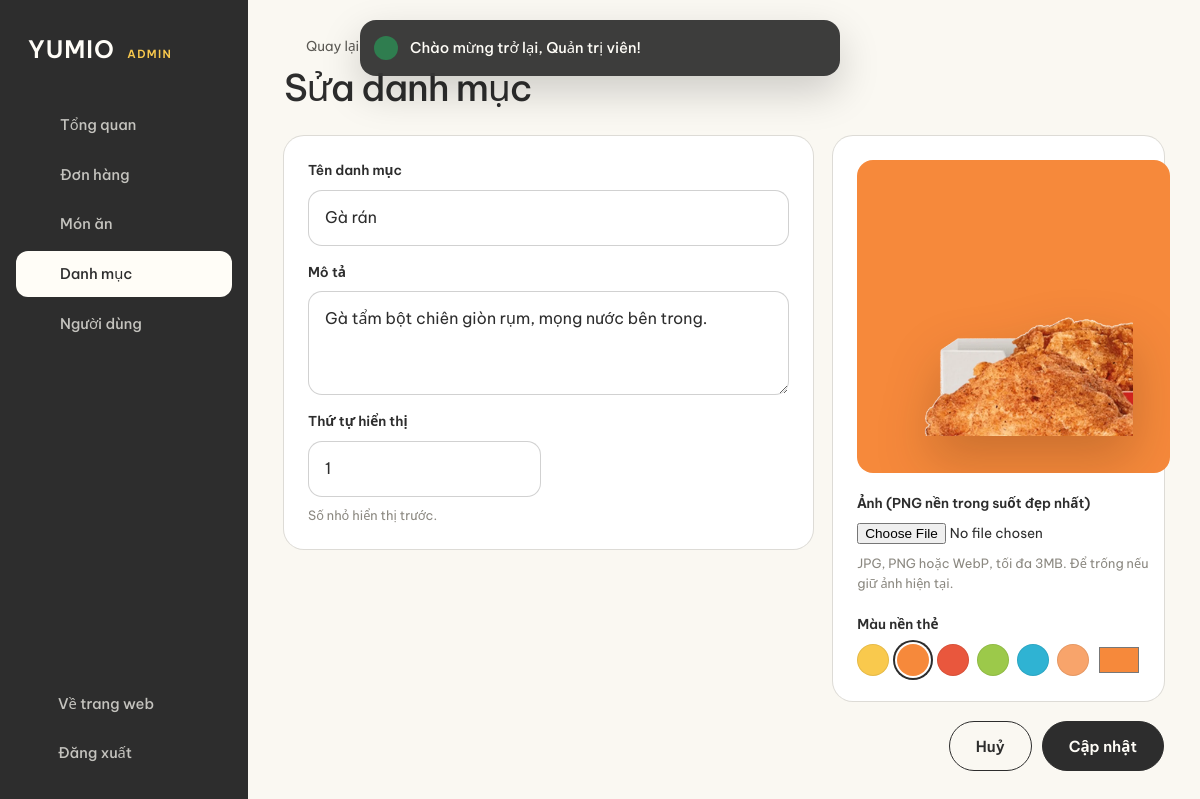
Screenshot of /admin/categories/1/edit (signed in) with the database file from the repository.
### tables this page shows
CREATE TABLE categories (
    id          INT UNSIGNED AUTO_INCREMENT PRIMARY KEY,
    name        VARCHAR(100) NOT NULL,
    slug        VARCHAR(120) NOT NULL UNIQUE,
    description TEXT NULL,
    image       VARCHAR(255) NULL COMMENT 'Đường dẫn tính từ public/',
    color       CHAR(7) NOT NULL DEFAULT '#f9c94d' COMMENT 'Màu nền thẻ danh mục',
    sort_order  INT NOT NULL DEFAULT 0,
    created_at  TIMESTAMP NOT NULL DEFAULT CURRENT_TIMESTAMP
);

### app/Core/Controller.php (called while the page is built, shortened)
<?php
abstract class Controller
{
    protected function view(string $view, array $data = [], ?string $layout = 'main'): void
    {
        View::render($view, $data, $layout);
    }
}

### app/Controllers/Admin/CategoryController.php (called while the page is built, shortened)
<?php
class CategoryController extends Controller
{
    public function edit(string $id): void
    {
        $item = Category::find((int) $id) ?? $this->notFound();
        $this->view('admin/category/edit', ['title' => 'Sửa danh mục', 'item' => $item], 'admin');
    }
}

### public/index.php (called while the page is built, shortened)
<?php
require BASE_PATH . '/app/bootstrap.php';
$router = new App\Core\Router();
$router->dispatch($_SERVER['REQUEST_METHOD'], $_SERVER['REQUEST_URI']);

### app/bootstrap.php (called while the page is built, shortened)
<?php
spl_autoload_register(function (string $class): void {
    $prefix = 'App\\';
    $file = BASE_PATH . '/app/' . str_replace('\\', '/', substr($class, strlen($prefix))) . '.php';
});
require BASE_PATH . '/app/Helpers/functions.php';

### config/database.php (called while the page is built)
<?php
return [
    'host'     => getenv('DB_HOST') ?: '127.0.0.1',
    'port'     => (int) (getenv('DB_PORT') ?: 3306),
    'database' => getenv('DB_DATABASE') ?: 'yumio',
    'username' => getenv('DB_USERNAME') ?: 'root',
    'password' => getenv('DB_PASSWORD') ?: '',
    'charset'  => 'utf8mb4',
];

### app/Core/Database.php (called while the page is built, shortened)
<?php
class Database
{
    private static ?PDO $connection = null;
    public static function connection(): PDO
    {
        if (self::$connection === null) {
            $db = config('database');
            $dsn = "mysql:host={$db['host']};port={$db['port']};dbname={$db['database']};charset={$db['charset']}";
            self::$connection = new PDO($dsn, $db['username'], $db['password'], [
                PDO::ATTR_ERRMODE            => PDO::ERRMODE_EXCEPTION,
                PDO::ATTR_DEFAULT_FETCH_MODE => PDO::FETCH_ASSOC,
                PDO::ATTR_EMULATE_PREPARES   => false,
            ]);
        }
        return self::$connection;
    }
}

### app/Core/Model.php (called while the page is built, shortened)
<?php
abstract class Model
{
    protected static string $table;
    protected static string $primaryKey = 'id';
    protected static function db(): PDO
    {
        return Database::connection();
    }
    public static function find(int $id): ?array
    {
        $stmt = static::db()->prepare('SELECT * FROM ' . static::$table . ' WHERE ' . static::$primaryKey . ' = ?');
        $stmt->execute([$id]);
        return $stmt->fetch() ?: null;
    }
}

### app/Views/partials/field.php (the view, shortened to what this page needs)
<?php
$f += ['type' => 'text', 'value' => '', 'attrs' => '', 'hint' => '', 'full' => false];
$fieldId = 'f-' . $f['name'];
$fieldError = error($f['name']);
?>
<div class="field <?= $f['full'] ? 'field--full' : '' ?> <?= $fieldError ? 'has-error' : '' ?>">
    <label for="<?= $fieldId ?>"><?= e($f['label']) ?></label>
    <?php if ($f['type'] === 'textarea'): ?>
        <textarea id="<?= $fieldId ?>" name="<?= $f['name'] ?>" <?= $f['attrs'] ?>><?= e(old($f['name'], $f['value'])) ?></textarea>
    <?php else: ?>
        <input type="<?= $f['type'] ?>" id="<?= $fieldId ?>" name="<?= $f['name'] ?>"
               value="<?= $f['type'] === 'password' ? '' : e(old($f['name'], $f['value'])) ?>"
               <?= $f['attrs'] ?> <?= $fieldError ? 'aria-invalid="true" aria-describedby="' . $fieldId . '-error"' : '' ?>>
    <?php endif; ?>
    <?php if ($f['hint']): ?><p class="hint"><?= e($f['hint']) ?></p><?php endif; ?>
</div>

### app/Views/partials/admin_media_field.php (shortened to what this page needs)
<section class="panel media-panel">
    <div class="tile-media media-preview" style="--tile-bg: <?= e($previewColor) ?>" data-media-preview>
        <img src="<?= image_url($previewImage) ?>" alt="Xem trước" data-media-preview-img>
    </div>
    <div class="field <?= error('image') ? 'has-error' : '' ?>">
        <label for="f-image">Ảnh (PNG nền trong suốt đẹp nhất)</label>
        <input type="file" id="f-image" name="image" accept="image/png,image/jpeg,image/webp" data-image-input>
        <p class="hint">JPG, PNG hoặc WebP, tối đa 3MB.<?= $previewImage ? ' Để trống nếu giữ ảnh hiện tại.' : '' ?></p>
    </div>
    <div class="field">
        <label for="f-<?= $colorField ?>">Màu nền thẻ</label>
        <div class="swatches" data-swatches>
            <?php foreach (['#f9c94d', '#f6893b', '#e9573d', '#9cc94a', '#2fb3d3', '#f8a46b'] as $swatch): ?>
                <button type="button" class="swatch" style="background: <?= $swatch ?>" data-swatch="<?= $swatch ?>" aria-label="Chọn màu <?= $swatch ?>"></button>
            <?php endforeach; ?>
            <input type="color" id="f-<?= $colorField ?>" name="<?= $colorField ?>" value="<?= e($previewColor) ?>" data-color-input>
        </div>
    </div>
</section>

### app/Core/Router.php (shortened to what this page needs)
<?php
class Router
{
    private array $routes = [];
    private function add(string $method, string $path, array $action, array $middlewares): void
    {
        $this->routes[$method][] = compact('pattern', 'action', 'middlewares');
    }
    public function dispatch(string $method, string $uri): void
    {
        $path = $this->normalizePath($uri);
        foreach ($this->routes[$method] ?? [] as $route) {
            if (!preg_match($route['pattern'], $path, $matches)) {
                continue;
            }
            $params = array_filter($matches, 'is_string', ARRAY_FILTER_USE_KEY);
            [$controller, $action] = $route['action'];
            (new $controller())->$action(...$params);
            return;
        }
    }
    private function normalizePath(string $uri): string
    {
        $path = parse_url($uri, PHP_URL_PATH) ?: '/';
        return rtrim($path, '/') ?: '/';
    }
}

### public/assets/css/style.css (style rules this page uses)
:root { --cream: #fffdf7; --cream-2: #fff9e9; --cream-3: #fff3d6; --ink: #2d2d2d; --ink-soft: #5c5a55; --ink-faint: #8b8880; --line: rgba(45, 45, 45, 0.14); --white: #fff; --success: #2f7d4f; --danger: #c63a2b; --c-yellow: #f9c94d; --c-orange: #f6893b; --c-red: #e9573d; --c-green: #9cc94a; --c-blue: #2fb3d3; --c-peach: #f8a46b; --font-sans: "Be Vietnam Pro", system-ui, -apple-system, "Segoe UI", sans-serif; --font-serif: "Playfair Display", Georgia, "Times New Roman", serif; --font-display: "Anton", Impact, "Arial Narrow", sans-serif; --container: 1200px; --gutter: clamp(20px, 4vw, 48px); --section-space: clamp(88px, 11vw, 176px); --radius: 18px; --radius-sm: 12px; --pill: 999px; --ease-out: cubic-bezier(0.22, 1, 0.36, 1); --ease-in-out: cubic-bezier(0.65, 0, 0.35, 1); --press: 100ms; --header-h: 124px; color-scheme: light; }
*, *::before, *::after { box-sizing: border-box; }
html { -webkit-text-size-adjust: 100%; scroll-padding-top: calc(var(--header-h) + 16px); }
body { margin: 0; background: var(--cream); color: var(--ink); font: 400 1rem/1.6 var(--font-sans); -webkit-font-smoothing: antialiased; -moz-osx-font-smoothing: grayscale; text-rendering: optimizeLegibility; overflow-x: hidden; }
img, svg { display: block; max-width: 100%; }
img { height: auto; }
button, input, select, textarea { font: inherit; color: inherit; }
button { cursor: pointer; background: none; border: 0; padding: 0; }
h1, h2, h3, h4, p { margin: 0; }
.tile-media { position: relative; display: grid; place-items: center; aspect-ratio: 3 / 4; overflow: hidden; background: var(--tile-bg, var(--c-yellow)); }
.tile-media img { width: 80%; height: 80%; object-fit: contain; filter: drop-shadow(0 22px 26px rgba(40, 20, 0, 0.22)); transition: transform 600ms var(--ease-out); -webkit-user-drag: none; user-select: none; }
.form-grid .field--full { grid-column: 1 / -1; }
.field { display: grid; gap: 8px; }
.field label { font-size: 0.85rem; font-weight: 600; }
.field .hint { font-size: 0.8rem; color: var(--ink-faint); }
.input, .field input:not([type="checkbox"]):not([type="radio"]):not([type="file"]):not([type="color"]), .field select, .field textarea { width: 100%; min-height: 52px; padding: 14px 16px; border: 1px solid rgba(45, 45, 45, 0.22); border-radius: 14px; background: var(--white); font-size: 1rem; transition: border-color 160ms ease, box-shadow 160ms ease; }
.field textarea { min-height: 104px; resize: vertical; }

### public/assets/css/admin.css (style rules this page uses)
body.admin { display: grid; grid-template-columns: 248px minmax(0, 1fr); min-height: 100dvh; background: #faf8f2; }
.panel { padding: 24px; border-radius: 20px; background: var(--white); box-shadow: 0 0 0 1px var(--line); min-width: 0; }
.media-panel { display: grid; gap: 20px; position: sticky; top: 24px; }
.media-preview { aspect-ratio: 1; border-radius: 16px; transition: background-color 240ms ease; }
.media-preview img { width: 76%; height: 76%; }
.field input[type="file"] { font-size: 0.85rem; }
.swatches { display: flex; align-items: center; gap: 8px; flex-wrap: wrap; }
.swatch { width: 32px; height: 32px; border-radius: 50%; box-shadow: inset 0 0 0 1px rgba(0, 0, 0, 0.08); transition: transform var(--press) ease-out, box-shadow 160ms ease; }
.swatch.is-active { box-shadow: 0 0 0 2px var(--white), 0 0 0 4px var(--ink); }
.swatches input[type="color"] { width: 44px; height: 34px; padding: 0; border: 0; background: none; cursor: pointer; }

### rows the page displays
categories: name "Gà rán", description "Gà tẩm bột chiên giòn rụm, mọng nước bên trong.", sort_order "1", image (picture), color "#f6893b"

### other values shown
$label "Tổng quan"
$label "Đơn hàng"
$label "Món ăn"
$label "Danh mục"
$label "Người dùng"
$message "Chào mừng trở lại, Quản trị viên!"
$f['label'] "Tên danh mục Mô tả Thứ tự hiển thị"
$f['hint'] "Số nhỏ hiển thị trước."
